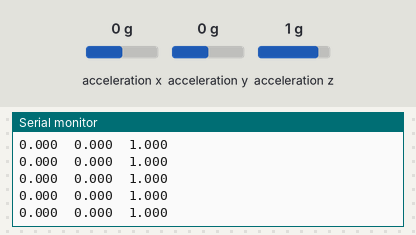
Bench run of a sketch on a simulated Arduino Uno, built with avr-gcc and run on an emulated ATmega328P. Shown: the last lines printed to the serial monitor. Inputs (shaded band) come from the test bench; at power-on: acceleration x 0 g, acceleration y 0 g, acceleration z 1 g.

Above: at 1.2 s.
1.3 s: acceleration x set to -1.4 g
At 2.1 s:
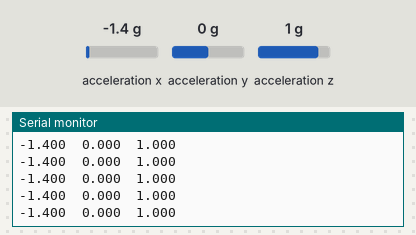
4.3 s: acceleration y set to -1.4 g
At 5.4 s:
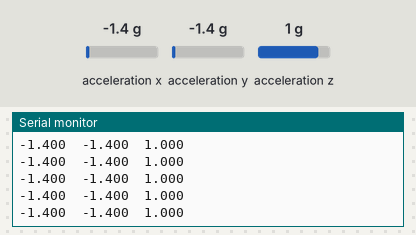
5.8 s: acceleration z set to -1.4 g
At 6.5 s:
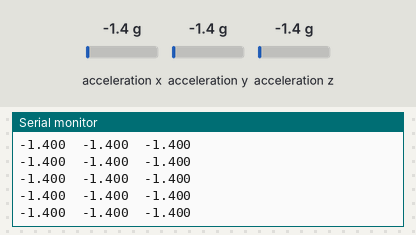

The sketch:

acceleration_2.ino
```cpp
#include <Wire.h>
#include "SparkFun_MMA8452Q.h"

MMA8452Q accel;

void setup() {
  Serial.begin(9600);
  Wire.begin();

  if (accel.begin() == false) {
    Serial.println("Not Connected. Please check connections and read the hookup guide.");
    while (1);
  }
}

void loop() {
  if (accel.available()) {
    Serial.print(accel.getCalculatedX(), 3);
    Serial.print("\t");
    Serial.print(accel.getCalculatedY(), 3);
    Serial.print("\t");
    Serial.print(accel.getCalculatedZ(), 3);
    Serial.println();
  }
}
```

Measured:
- after the input at 1.3 s, the serial monitor: prints a new line after 0.08 s (image 1)
- after the input at 4.3 s, the serial monitor: prints a new line after 0.08 s (image 2)
- after the input at 5.8 s, the serial monitor: prints a new line after 0.06 s (image 3)
